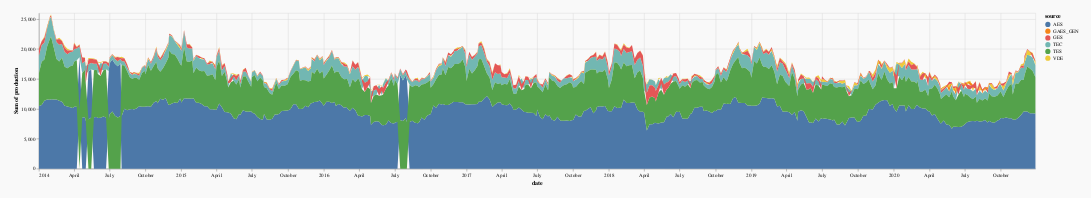

Notebook source saved alongside this figure:
### Code cell
alt.Chart(working_data).mark_area().encode(
    x = alt.X('date:T'),
    y = alt.Y('production:Q', aggregate = 'sum'),
    color = alt.Color('source:N'),
    order = alt.Order('order:N', aggregate='sum', sort = 'descending')
).properties(width = 1920, height = 300, background = '#F9F9F9', padding = 25)

### Figure 1 — Vega-Lite specification as saved in the notebook (floating-point values rounded to 4 significant figures; data arrays with more than 128 entries replaced by an {"elided": "..."} marker saying what was removed)
{"config": {"view": {"continuousWidth": 400, "continuousHeight": 300}}, "data": {"name": "data-c3f028bc9164703dc1d1a4864079716f"}, "mark": "area", "background": "#F9F9F9", "encoding": {"color": {"type": "nominal", "field": "source"}, "order": {"type": "nominal", "aggregate": "sum", "field": "order", "sort": "descending"}, "x": {"type": "temporal", "field": "date"}, "y": {"type": "quantitative", "aggregate": "sum", "field": "production"}}, "height": 300, "padding": 25, "width": 1920, "$schema": "https://vega.github.io/schema/vega-lite/v4.8.1.json", "datasets": {"data-c3f028bc9164703dc1d1a4864079716f": {"elided": "2490 records"}}}
